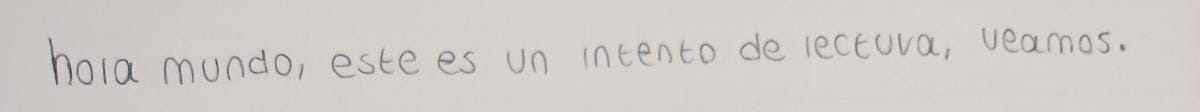
#> input picture input/img/input.png, 1200 x 112 px, found by its file name
$ python kraken.py
#> lines starting #> are read from the running program, lines starting #| are printed output that depends on the picture
import subprocess
from PIL import Image, ImageEnhance

# Mejorar el contraste
img = Image.open('img/input.png')
#> img is the input picture: PIL image 1200x112 RGB; mean R, G, B 209.8, 205.6, 201.9
enhancer = ImageEnhance.Contrast(img)
img = enhancer.enhance(2.0)
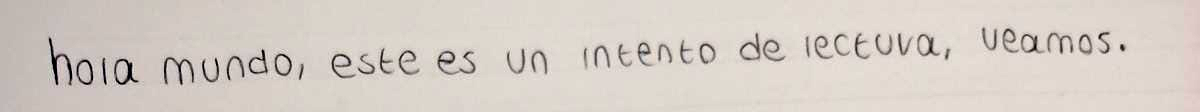
#> img: PIL image 1200x112 RGB; mean R, G, B 213.7, 205.3, 197.8
img.save('output/img/input_contrast.png')

kraken_command = [
    'kraken', '-i', 'output/img/input_contrast.png', 'output/txt/test.txt', 'binarize', 'segment', 'ocr', '--model', 'kraken/models/McCATMuS_nfd_nofix_V1.mlmodel'
]

# Ejecutar el comando Kraken
subprocess.run(kraken_command)
#> (this line was passed over: subprocess is not available in this run)
